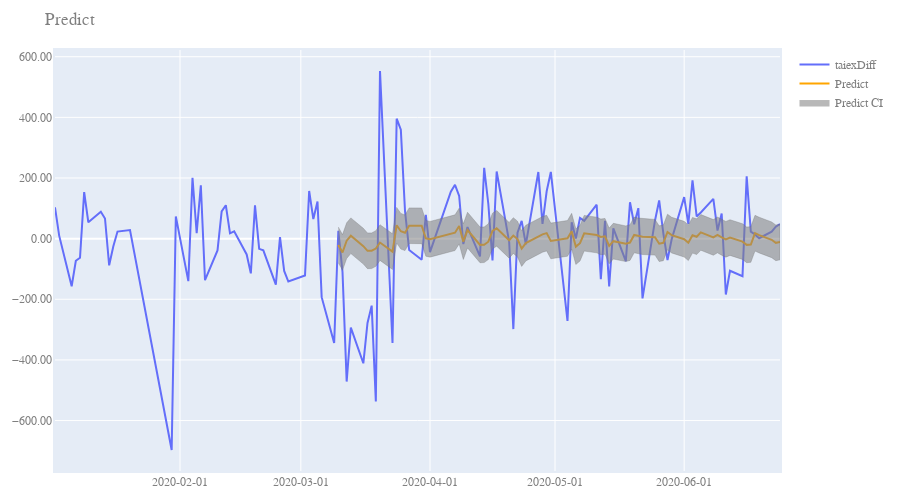

Notebook code cell kept with this figure:
### Code cell
pred_std = pred.predicted_mean.std()
pred_mean = pred.predicted_mean.mean()
danger_pred = pred.predicted_mean.apply(lambda x: x if abs(x) > taiexDiff_MEAN else None).dropna()
fig = go.Figure()

fig.add_trace(
    go.Scatter(
            x=y['2020':].index,
            y=y['2020':],
            name = f"taiexDiff",
            mode='lines'
        ))
fig.add_trace(
    go.Scatter(
            x=danger_pred.index,
            y=danger_pred,
            name = f"Residual ",
            mode='markers',
            marker_size = 5
        ))
fig.add_trace(go.Scatter(
        # x=pred_ci.index,
        x=pred_ci.index,
        y=pred.predicted_mean,
        mode='lines',
        name="Predict",
        line_color='#FFA500',
        line=dict(width=2)
    ))
    
cofInterval = pandas.concat([pred_ci.iloc[:, 0], pred_ci.iloc[::-1, 1]])

fig.add_trace(go.Scatter(
        # x=pred_ci.index,
        x=cofInterval.index,
        y=cofInterval,
        fill='toself',
        hoveron='points',
        name="Predict CI",
        line_color='RGBA(105,105,105,1)',
        fillcolor = 'RGBA(128, 128, 128,0.56)',
        line=dict(width=0.3)
    ))
fig.update_layout(
    title=f"Predict",
    xaxis_title="x Axis Title",
    yaxis_title="y Axis Title",
    width=900,
    height=500,
    margin=dict(
        l=20,
        r=20,
        b=20,
        t=50,
        pad=2
    ),
    font=dict(
        family="Courier New, monospace",
        size=12,
        color="#7f7f7f"
    ),
    xaxis=plotly.graph_objects.layout.XAxis(
        tickformat='%Y-%m-%d'
    ),
    yaxis=plotly.graph_objects.layout.YAxis(
        tickformat='.2f'
    )
)
fig.show()
